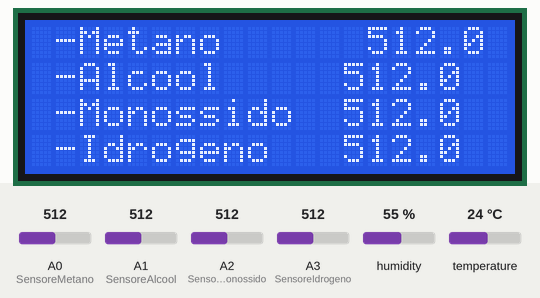
The sketch below on a simulated Arduino Uno, built with avr-gcc and run on an emulated ATmega328P. Parts: 20×4 character LCD. Inputs (shaded band) come from the test bench; at power-on: A0 (SensoreMetano) = 512, A1 (SensoreAlcool) = 512, A2 (SensoreMonossido) = 512, A3 (SensoreIdrogeno) = 512, humidity 55 %, temperature 24 °C. What the sketch prints to the serial monitor is not drawn.

Above: at 1.2 s.
1.3 s: A0 (SensoreMetano) set to 716
At 7.2 s:
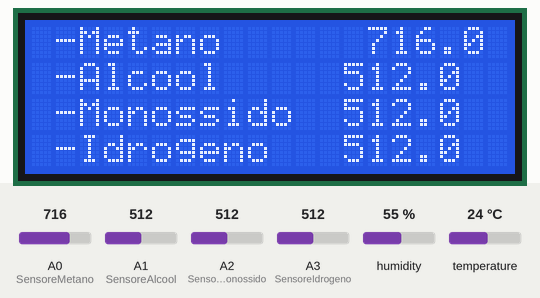
7.8 s: A1 (SensoreAlcool) set to 716
At 12.0 s:
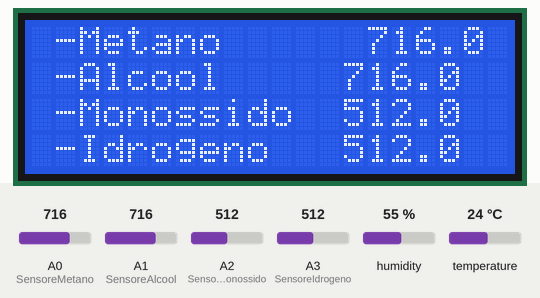
14.3 s: A2 (SensoreMonossido) set to 716
At 17.2 s:
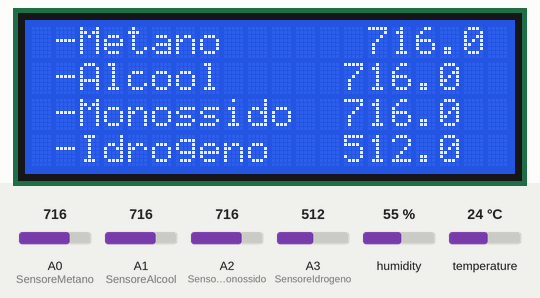
20.8 s: A3 (SensoreIdrogeno) set to 716
At 23.6 s:
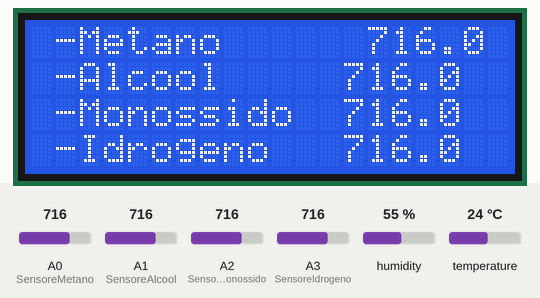
27.3 s: A0 (SensoreMetano) set to 992
At 34.2 s:
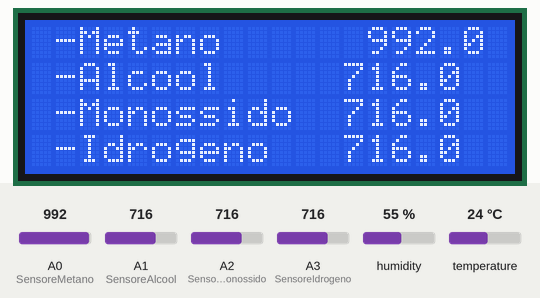
34.5 s: A1 (SensoreAlcool) set to 992
At 39.0 s:
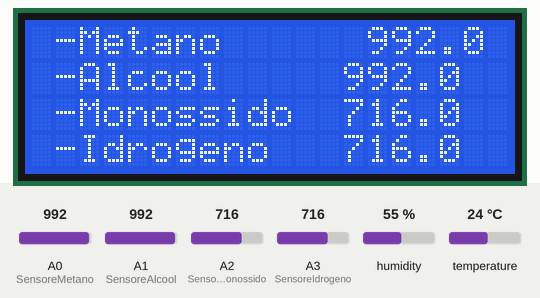
Timing chart, 0 to 40.5 s (numbered marks = the images above; inputs shaded):
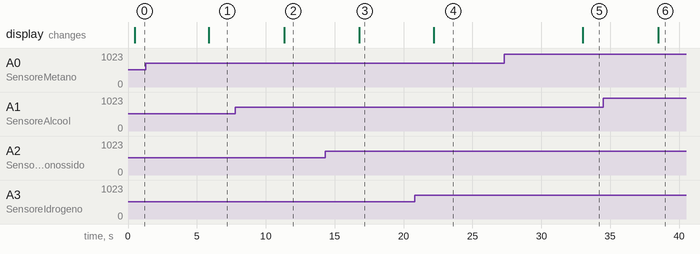

The sketch:

ControlloAmbientale.ino
```cpp
// Kicco  // 2022
// modello "AA1", Analizzatore Ambientale

#include <DHT.h>
#include <DHT_U.h>

#include <Wire.h>
#include <LiquidCrystal_I2C.h>

LiquidCrystal_I2C lcd(0x27, 20, 4);

#define DHTPIN 8
#define DHTTYPE DHT11

DHT dht(DHTPIN, DHTTYPE);

int SensoreMetano = A0;
float SensoreMetanoValore = 0;
int SensoreAlcool = A1;
float SensoreAlcoolValore = 0;
int SensoreMonossido = A2;
float SensoreMonossidoValore = 0;
int SensoreIdrogeno = A3;
float SensoreIdrogenoValore = 0;

void setup() {
  // put your setup code here, to run once:
  Serial.begin(9600);
  lcd.init();
  dht.begin();
}

void loop() {
  // put your main code here, to run repeatedly:

  float h = dht.readHumidity();
  float t = dht.readTemperature();


  SensoreMetanoValore = analogRead(SensoreMetano);
  SensoreAlcoolValore = analogRead(SensoreAlcool);
  SensoreMonossidoValore = analogRead(SensoreMonossido);
  SensoreIdrogenoValore = analogRead(SensoreIdrogeno);

  Serial.print("Prototipo AA1 Controllo ambiente");
  Serial.println("   ");
  Serial.println("   ");
  Serial.println("- - - - - - - - o - - - - - - - -");
  Serial.print("- Metano            (ppm):  ");
  Serial.println(SensoreMetanoValore, 1);
  Serial.print("- Alcool          (mmg/L): ");
  Serial.println(SensoreAlcoolValore, 1);
  Serial.print("- Monossido         (ppm): ");
  Serial.println(SensoreMonossidoValore, 1);
  Serial.print("- Idrogeno          (ppm): ");
  Serial.println(SensoreIdrogenoValore, 1);

  Serial.println("- - - - - - - - o - - - - - - - -");
  Serial.print("- Umidita'            (%): ");
  Serial.println(h, 1);
  Serial.print("- Temperatura         (C): ");
  Serial.println(t, 1);
  Serial.println("- - - - - - - - o - - - - - - - -");
  Serial.println("----------------o----------------");


  lcd.backlight();
  lcd.setCursor(0, 0);
  lcd.print(" -Metano      ");lcd.print(  SensoreMetanoValore, 1);
  lcd.setCursor(0, 1);
  lcd.print(" -Alcool     ");lcd.print(  SensoreAlcoolValore, 1);
  lcd.setCursor(0, 2);
  lcd.print(" -Monossido  ");lcd.print(  SensoreMonossidoValore, 1);
  lcd.setCursor(0, 3);
  lcd.print(" -Idrogeno   ");lcd.print(  SensoreIdrogenoValore, 1);


  delay(5000);
}
```

Measured:
- after the input at 1.3 s, the display: changes after 4.6 s (image 1)
- after the input at 7.8 s, the display: changes after 3.5 s (image 2)
- after the input at 14.3 s, the display: changes after 2.5 s (image 3)
- after the input at 20.8 s, the display: changes after 1.4 s (image 4)
- after the input at 27.3 s, the display: changes after 5.7 s (image 5)
- after the input at 34.5 s, the display: changes after 4.0 s (image 6)
